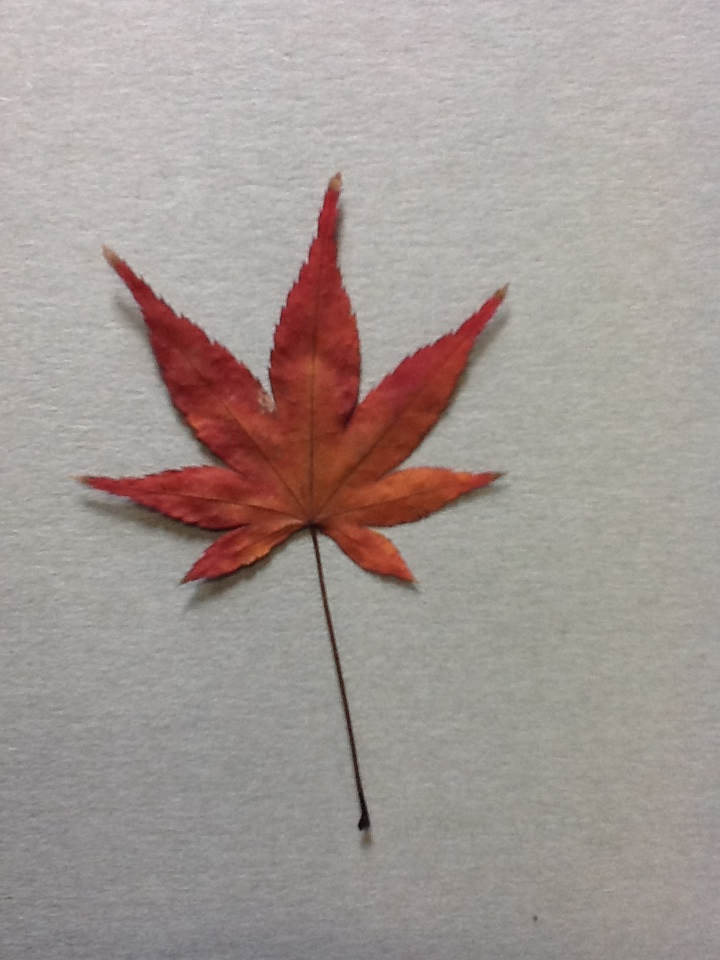
#> input picture dataset/Acer palmaturu (13).JPG, 720 x 960 px; its folder holds only this picture in this run
$ python index.py   (older library calls are emulated)
#> lines starting #> are read from the running program, lines starting #| are printed output that depends on the picture; after the words box and inside, x2 and y2 are one past the last pixel; in counts of white or black regions, pixels touching at a corner belong together
### pyimagesearch/colordescriptor.py
# import the necessary packages
import numpy as np
import cv2
import imutils

class ColorDescriptor:
	def __init__(self, bins):
		# store the number of bins for the 3D histogram
#> further down, image is the input picture: shape (960, 720, 3); mean B, G, R 147.7, 152.1, 162.9
		self.bins = bins

	def describe(self, image):
		# convert the image to the HSV color space and initialize
		# the features used to quantify the image
		image = cv2.cvtColor(image, cv2.COLOR_BGR2HSV)
#> image: shape (960, 720, 3); mean H, S, V 33.2, 27.6, 163
		features = []

		# grab the dimensions and compute the center of the image
		(h, w) = image.shape[:2]
#> h = 960; w = 720
		(cX, cY) = (int(w * 0.5), int(h * 0.5))
#> cX = 360; cY = 480

		# divide the image into four rectangles/segments (top-left,
		# top-right, bottom-right, bottom-left)
		segments = [(0, cX, 0, cY), (cX, w, 0, cY), (cX, w, cY, h),
			(0, cX, cY, h)]

		# construct an elliptical mask representing the center of the
		# image
		(axesX, axesY) = (int(w * 0.75) // 2, int(h * 0.75) // 2)
#> axesX = 270; axesY = 360
		ellipMask = np.zeros(image.shape[:2], dtype = "uint8")
		cv2.ellipse(ellipMask, (cX, cY), (axesX, axesY), 0, 0, 360, 255, -1)
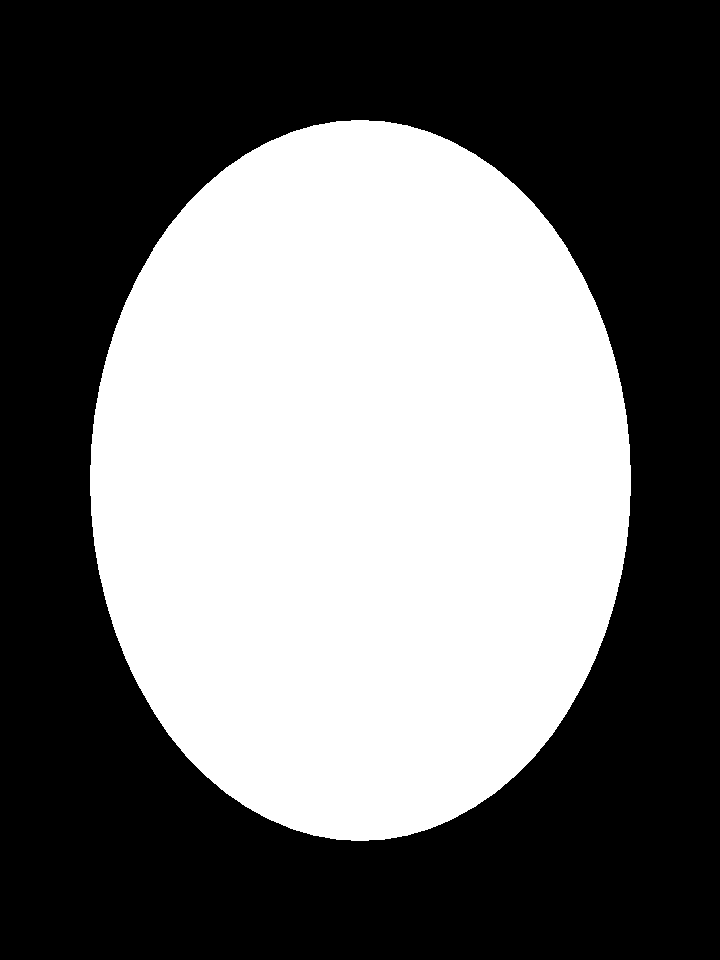
#> ellipMask: shape (960, 720); 44.3% white; 1 white region, box (x1, y1, x2, y2) and area: (90, 120, 631, 841) 305939

		# loop over the segments
		for (startX, endX, startY, endY) in segments:
			# construct a mask for each corner of the image, subtracting
			# the elliptical center from it
			cornerMask = np.zeros(image.shape[:2], dtype = "uint8")
			cv2.rectangle(cornerMask, (startX, startY), (endX, endY), 255, -1)
			cornerMask = cv2.subtract(cornerMask, ellipMask)

			# extract a color histogram from the image, then update the
			# feature vector
			hist = self.histogram(image, cornerMask)
			features.extend(hist)
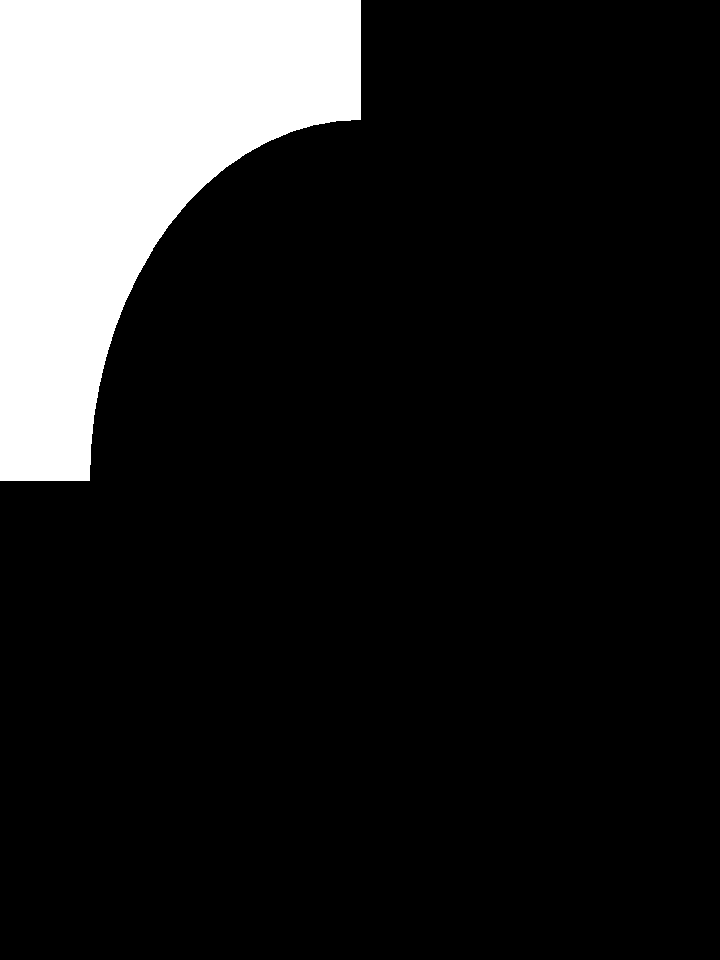
#> cornerMask: shape (960, 720); 14% white; 1 white region, box (x1, y1, x2, y2) and area: (0, 0, 361, 481) 96841
#> after the loop, features = []

		# extract a color histogram from the elliptical region and
		# update the feature vector
		hist = self.histogram(image, ellipMask)
		features.extend(hist)

		# return the feature vector
		return features

	def histogram(self, image, mask):
		# extract a 3D color histogram from the masked region of the
		# image, using the supplied number of bins per channel
		hist = cv2.calcHist([image], [0, 1, 2], mask, self.bins,
			[0, 180, 0, 256, 0, 256])

		# normalize the histogram if we are using OpenCV 2.4
		if imutils.is_cv2():
#> (the run stopped early here; a loop or call above may not have finished)
